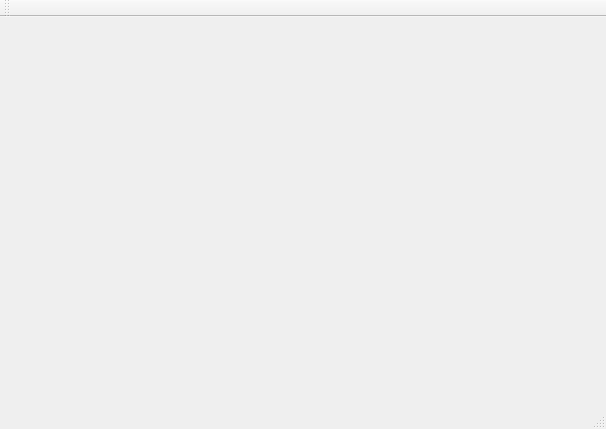
<?xml version="1.0" encoding="UTF-8"?>
<ui version="4.0">
 <class>WindowPlot</class>
 <widget class="QMainWindow" name="WindowPlot">
  <property name="geometry">
   <rect>
    <x>0</x>
    <y>0</y>
    <width>606</width>
    <height>429</height>
   </rect>
  </property>
  <property name="windowTitle">
   <string>WindowPlot</string>
  </property>
  <widget class="QWidget" name="centralWidget">
   <widget class="QCustomPlot" name="widget" native="true">
    <property name="geometry">
     <rect>
      <x>0</x>
      <y>0</y>
      <width>601</width>
      <height>391</height>
     </rect>
    </property>
   </widget>
  </widget>
  <widget class="QMenuBar" name="menuBar">
   <property name="geometry">
    <rect>
     <x>0</x>
     <y>0</y>
     <width>606</width>
     <height>18</height>
    </rect>
   </property>
  </widget>
  <widget class="QToolBar" name="mainToolBar">
   <attribute name="toolBarArea">
    <enum>TopToolBarArea</enum>
   </attribute>
   <attribute name="toolBarBreak">
    <bool>false</bool>
   </attribute>
  </widget>
  <widget class="QStatusBar" name="statusBar"/>
 </widget>
 <layoutdefault spacing="6" margin="11"/>
 <customwidgets>
  <customwidget>
   <class>QCustomPlot</class>
   <extends>QWidget</extends>
   <header>qcustomplot.h</header>
   <container>1</container>
  </customwidget>
 </customwidgets>
 <resources/>
 <connections/>
</ui>
